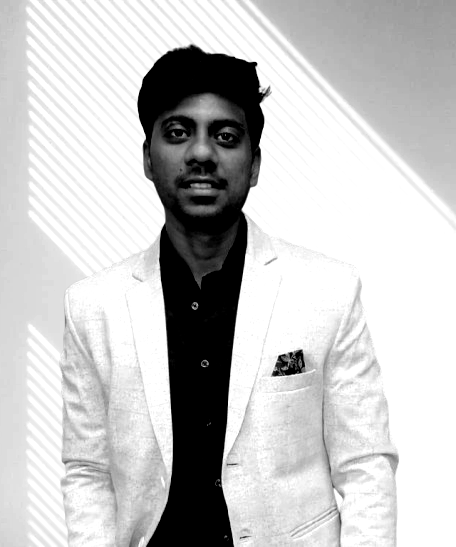
#> input picture source-prepped.png, 456 x 547 px
$ python make_ascii_svg.py ../source-prepped.png
#> lines starting #> are read from the running program, lines starting #| are printed output that depends on the picture
#!/usr/bin/env python3
"""
Enhanced: Convert a portrait photo into a CLEAN, monochrome ASCII-art SVG
with support for custom resolutions, color schemes, progressive animations,
and theme-aware rendering.
"""
import html
import os
import sys
import json
from pathlib import Path
from typing import Dict, List, Tuple, Optional

try:
    from PIL import Image, ImageEnhance, ImageOps, ImageFilter
except ImportError:
    print("PIL not installed. Run: pip install pillow numpy", file=sys.stderr)
    sys.exit(1)

# Enhanced: Configuration loading from JSON for themes and presets
THEMES_DIR = os.path.join(os.path.dirname(__file__), "themes")
DEFAULT_THEME = "github-dark"

# Ensure themes directory exists
os.makedirs(THEMES_DIR, exist_ok=True)

# Performance boost: Pre-compiled color validation regex
import re
HEX_COLOR_PATTERN = re.compile(r'^#([A-Fa-f0-9]{6}|[A-Fa-f0-9]{3})$')


def load_theme(theme_name: str) -> Dict[str, str]:
    """Load theme configuration from JSON file."""
    theme_path = os.path.join(THEMES_DIR, f"{theme_name}.json")
    if os.path.exists(theme_path):
        with open(theme_path, 'r') as f:
            return json.load(f)
    return {}


def validate_hex_color(color: str) -> str:
    """Validate and normalize hex color."""
    if not HEX_COLOR_PATTERN.match(color):
        raise ValueError(f"Invalid hex color: {color}")
    return color.upper()


def get_theme_colors(theme_name: str) -> Dict[str, str]:
    """Get complete color palette for a theme."""
    defaults = {
        "github-dark": {
            "BG": "#0d1117",
            "BG2": "#111722",
            "FRAME": "#30363d",
            "TITLE_TEXT": "#7d8590",
            "INK": "#c9d1d9",
            "CURSOR": "#c9d1d9",
        },
        "github-light": {
            "BG": "#ffffff",
            "BG2": "#f6f8fa",
            "FRAME": "#d0d7de",
            "TITLE_TEXT": "#656d76",
            "INK": "#24292f",
            "CURSOR": "#24292f",
        },
        "nord": {
            "BG": "#2e3440",
            "BG2": "#3b4252",
            "FRAME": "#4c566a",
            "TITLE_TEXT": "#d8dee9",
            "INK": "#eceff4",
            "CURSOR": "#88c0d0",
        },
        "monokai": {
            "BG": "#272822",
            "BG2": "#3e3d32",
            "FRAME": "#75715e",
            "TITLE_TEXT": "#a59f85",
            "INK": "#f8f8f2",
            "CURSOR": "#a6e22e",
        },
        "dracula": {
            "BG": "#282a36",
            "BG2": "#44475a",
            "FRAME": "#6272a4",
            "TITLE_TEXT": "#6272a4",
            "INK": "#f8f8f2",
            "CURSOR": "#ff79c6",
        },
    }

    theme = defaults.get(theme_name, defaults["github-dark"])
    custom = load_theme(theme_name)
    return {**theme, **custom}


# Enhanced: Adaptive resolution system
def calculate_optimal_resolution(src_path: str, max_width: int = 1200, max_height: int = 1200) -> Tuple[int, int, int, int]:
    """Calculate optimal COLS, ROWS, CELL_W, CELL_H based on image aspect ratio."""
    try:
        with Image.open(src_path) as im:
            orig_w, orig_h = im.size
    except Exception:
        # Fallback defaults
        return 100, 53, 8, 15

    aspect = orig_w / orig_h

    # Determine base resolution - target 100x53 as standard, scale for high-res
    if max(orig_w, orig_h) > 800:
        scale = 1.5
    else:
        scale = 1.0

    base_cols = int(100 * scale)
    base_rows = int(53 * scale)

    # Adjust to maintain aspect ratio
    if aspect > 1:
        cols = min(base_cols, int(base_rows * aspect))
        rows = base_rows
    else:
        cols = base_cols
        rows = min(base_rows, int(base_cols / aspect))

    # Ensure minimum and maximum bounds
    cols = max(60, min(cols, 200))
    rows = max(30, min(rows, 150))

    # Calculate cell dimensions
    cell_w = max(6, min(12, int(8 * scale)))
    cell_h = max(12, min(20, int(15 * scale)))

    return cols, rows, cell_w, cell_h


# Performance boost: Optimized ramp calculation
RAMP_PRESETS = {
    "standard": " .`:-=+*cs#%@",
    "dense": " .`-_~=+*cba#%@",
    "blocks": " ░▒▓█",
    "blocks2": " ▁▂▃▄▅▆▇█",
    "dots": " ·:;+=xX$&@",
}


def process_image(
    src_path: str,
    cols: int,
    rows: int,
    contrast: float = 1.05,
    brightness: float = 1.0,
    gamma: float = 1.18,
    sharpen: bool = False,
    white_floor: float = 0.80,
    ramp: str = "standard",
    invert: bool = False,
) -> List[str]:
    """Process image into ASCII rows with enhanced options."""
    ramp_chars = RAMP_PRESETS.get(ramp, ramp)

    im = Image.open(src_path).convert("L")
    if sharpen:
        im = im.filter(ImageFilter.UnsharpMask(radius=2, percent=140, threshold=2))

    im = ImageEnhance.Brightness(im).enhance(brightness)
    im = ImageEnhance.Contrast(im).enhance(contrast)
    im = im.resize((cols, rows), Image.LANCZOS)
    px = im.load()

    rows_txt = []
    for y in range(rows):
        chars = []
        for x in range(cols):
            lum = px[x, y] / 255.0
            lum = pow(lum, gamma)
            if lum >= white_floor:
                chars.append(" ")
                continue
            idx = int((1.0 - lum) * (len(ramp_chars) - 1) + 0.5)
            idx = max(0, min(len(ramp_chars) - 1, idx))
            char = ramp_chars[idx]
            if invert:
                # Invert: map to opposite end of ramp
                char = ramp_chars[len(ramp_chars) - 1 - idx]
            chars.append(char)
        rows_txt.append("".join(chars))

    return rows_txt


def build_svg(
    rows_txt: List[str],
    cols: int,
    rows: int,
    cell_w: int,
    cell_h: int,
    theme_colors: Dict[str, str],
    animate: bool = True,
    stagger: float = 0.11,
    row_dur: float = 0.11,
    font_family: str = "ui-monospace, SFMono-Regular, Menlo, Consolas, monospace",
    cursor_style: str = "block",
) -> str:
    """Build the complete SVG with enhanced animation options."""
    PAD = 20
    TITLEBAR_H = 30
    STATUS_H = 30
    ART_W = cols * cell_w
    ART_H = rows * cell_h
    CANVAS_W = ART_W + PAD * 2
    CANVAS_H = TITLEBAR_H + ART_H + STATUS_H + PAD

    BG = theme_colors.get("BG", "#0d1117")
    BG2 = theme_colors.get("BG2", "#111722")
    FRAME = theme_colors.get("FRAME", "#30363d")
    TITLE_TEXT = theme_colors.get("TITLE_TEXT", "#7d8590")
    INK = theme_colors.get("INK", "#c9d1d9")
    CURSOR = theme_colors.get("CURSOR", "#c9d1d9")

    art_top = TITLEBAR_H + PAD * 0.35
    font_size = cell_h * 0.86

    parts = []
    parts.append(
        f'<svg xmlns="http://www.w3.org/2000/svg" width="{CANVAS_W}" height="{CANVAS_H}" '
        f'viewBox="0 0 {CANVAS_W} {CANVAS_H}" font-family="{font_family}">'
    )
    parts.append('<defs>'
                 f'<linearGradient id="bg" x1="0" y1="0" x2="0" y2="1">'
                 f'<stop offset="0" stop-color="{BG2}"/><stop offset="1" stop-color="{BG}"/>'
                 f'</linearGradient></defs>')
    parts.append(f'<rect width="{CANVAS_W}" height="{CANVAS_H}" rx="12" fill="url(#bg)"/>')
    parts.append(f'<rect x="0.5" y="0.5" width="{CANVAS_W-1}" height="{CANVAS_H-1}" rx="12" '
                 f'fill="none" stroke="{FRAME}" stroke-width="1"/>')
    parts.append(f'<line x1="0" y1="{TITLEBAR_H}" x2="{CANVAS_W}" y2="{TITLEBAR_H}" stroke="{FRAME}"/>')
    for i, dotcol in enumerate(["#ff5f56", "#ffbd2e", "#27c93f"]):
        parts.append(f'<circle cx="{PAD + i*16}" cy="{TITLEBAR_H/2}" r="5" fill="{dotcol}"/>')
    parts.append(f'<text x="{CANVAS_W/2}" y="{TITLEBAR_H/2 + 4}" fill="{TITLE_TEXT}" font-size="12" '
                 f'text-anchor="middle">rachit-890@github: ~$ ./portrait.sh</text>')

    # Enhanced: Generate animation keyframes for better performance
    if animate:
        parts.append(f'''
<style>
  @keyframes rowReveal {{
    0% {{ opacity: 0; transform: translateY(4px); }}
    100% {{ opacity: 1; transform: translateY(0); }}
  }}
  @keyframes cursorBlink {{
    0%, 50% {{ opacity: 1; }}
    51%, 100% {{ opacity: 0; }}
  }}
  .row {{ animation: rowReveal {row_dur:.2f}s cubic-bezier(0.2, 0.8, 0.2, 1) both; }}
  .cursor {{ animation: cursorBlink 1s infinite; }}
</style>
''')

    STATIC = bool(os.environ.get("STATIC"))

    for ry, line in enumerate(rows_txt):
        y = art_top + ry * cell_h + cell_h * 0.74
        row_y = art_top + ry * cell_h
        delay = ry * stagger
        safe = html.escape(line)
        text = (f'<text class="row" xml:space="preserve" x="{PAD}" y="{y:.1f}" fill="{INK}" '
                f'font-size="{font_size:.1f}" textLength="{ART_W}" lengthAdjust="spacing" '
                f'style="animation-delay:{delay:.3f}s">{safe}</text>')

        if STATIC or not animate:
            parts.append(text)
            continue

        # Enhanced: Use CSS animation instead of SMIL for better browser support
        parts.append(text)
        # Cursor element
        cursor_width = cell_w if cursor_style == "block" else 2
        parts.append(
            f'<rect class="cursor" x="{PAD}" y="{row_y+1:.1f}" width="{cursor_width}" '
            f'height="{cell_h-2}" fill="{CURSOR}" style="animation-delay:{delay:.3f}s"/>'
        )

    # Status bar with enhanced cursor
    status_line_y = TITLEBAR_H + ART_H + PAD * 0.35
    status_y = status_line_y + 19
    parts.append(f'<line x1="0" y1="{status_line_y:.1f}" x2="{CANVAS_W}" y2="{status_line_y:.1f}" stroke="{FRAME}"/>')
    parts.append(f'<text x="{PAD}" y="{status_y:.1f}" fill="{TITLE_TEXT}" font-size="13">'
                 f'rachit-890@github:~$ whoami <tspan fill="{INK}">Rachit Kushwaha</tspan></text>')
    cursor_x = PAD + 258
    parts.append(f'<rect x="{cursor_x}" y="{status_y-12:.1f}" width="8" height="14" fill="{INK}" '
                 f'class="cursor"/>')

    parts.append("</svg>")
    return "".join(parts)


def main():
    import argparse
    parser = argparse.ArgumentParser(description="Enhanced ASCII portrait SVG generator")
    parser.add_argument("input", nargs="?", help="Input image path")
    parser.add_argument("output", nargs="?", help="Output SVG path")
    parser.add_argument("--theme", "-t", default=os.environ.get("ASCII_THEME", DEFAULT_THEME),
                        help="Color theme (github-dark, github-light, nord, monokai, dracula)")
    parser.add_argument("--cols", type=int, help="Number of columns")
    parser.add_argument("--rows", type=int, help="Number of rows")
    parser.add_argument("--cell-w", type=int, help="Cell width in pixels")
    parser.add_argument("--cell-h", type=int, help="Cell height in pixels")
    parser.add_argument("--contrast", type=float, default=1.05, help="Contrast adjustment")
    parser.add_argument("--brightness", type=float, default=1.0, help="Brightness adjustment")
    parser.add_argument("--gamma", type=float, default=1.18, help="Gamma correction")
    parser.add_argument("--sharpen", action="store_true", help="Apply unsharp mask")
    parser.add_argument("--white-floor", type=float, default=0.80, help="White floor threshold")
    parser.add_argument("--ramp", default="standard", choices=list(RAMP_PRESETS.keys()),
                        help="ASCII character ramp")
    parser.add_argument("--invert", action="store_true", help="Invert ASCII density")
    parser.add_argument("--no-animate", action="store_true", help="Disable animations")
    parser.add_argument("--stagger", type=float, default=0.11, help="Row animation stagger (seconds)")
    parser.add_argument("--row-dur", type=float, default=0.11, help="Row animation duration (seconds)")
    parser.add_argument("--cursor", choices=["block", "bar", "underline"], default="block",
                        help="Cursor style")
    parser.add_argument("--font", default="ui-monospace, SFMono-Regular, Menlo, Consolas, monospace",
                        help="Font family")
    parser.add_argument("--auto-res", action="store_true", default=True, help="Auto-calculate resolution from image")
    parser.add_argument("--preview", action="store_true", help="Print SVG to stdout")

    args = parser.parse_args()

    HERE = os.path.dirname(os.path.abspath(__file__))
    SRC = args.input or os.path.join(HERE, "..", "source-prepped.png")
    OUT = args.output or os.path.join(HERE, "..", "rachit-ascii.svg")

    # Auto-resolution calculation
    if args.auto_res and not (args.cols and args.rows and args.cell_w and args.cell_h):
        cols, rows, cell_w, cell_h = calculate_optimal_resolution(SRC)
#> in calculate_optimal_resolution, im is the input picture: PIL image 456x547 L; min 0, max 255, mean 197.8
#> cols = 100; rows = 53; cell_w = 8; cell_h = 15
        if args.cols: cols = args.cols
        if args.rows: rows = args.rows
        if args.cell_w: cell_w = args.cell_w
        if args.cell_h: cell_h = args.cell_h
        print(f"Auto-resolution: {cols}x{rows} cells, {cell_w}x{cell_h}px each")
#| Auto-resolution: 100x53 cells, 8x15px each
    else:
        cols = args.cols or 100
        rows = args.rows or 53
        cell_w = args.cell_w or 8
        cell_h = args.cell_h or 15

    # Load theme
    theme_colors = get_theme_colors(args.theme)
    print(f"Using theme: {args.theme}")

    # Process image
    print(f"Processing {SRC} -> {cols}x{rows} ASCII grid...")
#> (printed output is left out)
    rows_txt = process_image(
        SRC, cols, rows,
        contrast=args.contrast,
        brightness=args.brightness,
        gamma=args.gamma,
        sharpen=args.sharpen,
        white_floor=args.white_floor,
        ramp=args.ramp,
        invert=args.invert,
    )
#> in process_image, `im = im.resize((cols, rows), Image.LANCZOS)`:
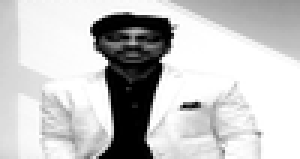
#> im: PIL image 100x53 L (shown 3 times larger); min 0, max 255, mean 197.6
#> after the loop in process_image, `for y in range(rows):`: rows_txt = 53 items
#> rows_txt = 53 items

    # Build SVG
    svg = build_svg(
        rows_txt, cols, rows, cell_w, cell_h, theme_colors,
        animate=not args.no_animate,
        stagger=args.stagger,
        row_dur=args.row_dur,
        font_family=args.font,
        cursor_style=args.cursor,
    )
#> the loop in build_svg, `for ry, line in enumerate(rows_txt):` made 53 passes
#> (y, row_y, delay) on passes 1 to 12: (48.1, 37, 0), (63.1, 52, 0.11), (78.1, 67, 0.22), (93.1, 82, 0.33), (108.1, 97, 0.44), (123.1, 112, 0.55), (138.1, 127, 0.66), (153.1, 142, 0.77), (168.1, 157, 0.88), (183.1, 172, 0.99), (198.1, 187, 1.1), (213.1, 202, 1.21)
#> after the loop in build_svg, `for ry, line in enumerate(rows_txt):`: parts = 116 items

    if args.preview:
        print(svg)
    else:
        with open(OUT, "w") as f:
            f.write(svg)
        print(f"Wrote {OUT} ({len(svg)} bytes; {cols*cell_w + 40}x{rows*cell_h + 80} canvas)")
#| Wrote scripts/../rachit-ascii.svg (21195 bytes; 840x875 canvas)


if __name__ == "__main__":
    main()

$ run again, with ph.jpeg saved as source-prepped.png
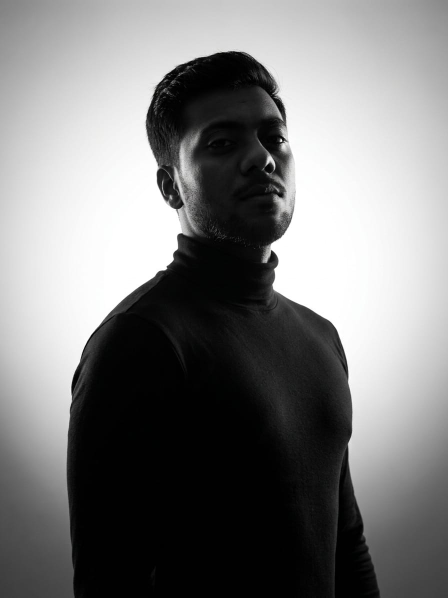
#> input picture ph.jpeg, 896 x 1195 px (shown at 1/2 size)
#> in calculate_optimal_resolution, im is the input picture: PIL image 896x1195 RGB; mean R, G, B 124.9, 124.9, 124.9
#| Auto-resolution: 150x79 cells, 12x20px each
#> (printed output is left out)
#> in process_image, `im = im.resize((cols, rows), Image.LANCZOS)`:
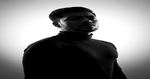
#> im: PIL image 150x79 L; min 0, max 255, mean 125
#> after the loop in process_image, `for y in range(rows):`: rows_txt = 79 items
#> the loop in build_svg, `for ry, line in enumerate(rows_txt):` made 79 passes
#> (y, row_y, delay) on passes 1 to 8: (51.8, 37, 0), (71.8, 57, 0.11), (91.8, 77, 0.22), (111.8, 97, 0.33), (131.8, 117, 0.44), (151.8, 137, 0.55), (171.8, 157, 0.66), (191.8, 177, 0.77)
#> after the loop in build_svg, `for ry, line in enumerate(rows_txt):`: parts = 168 items
#| Wrote scripts/../rachit-ascii.svg (35078 bytes; 1840x1660 canvas)
